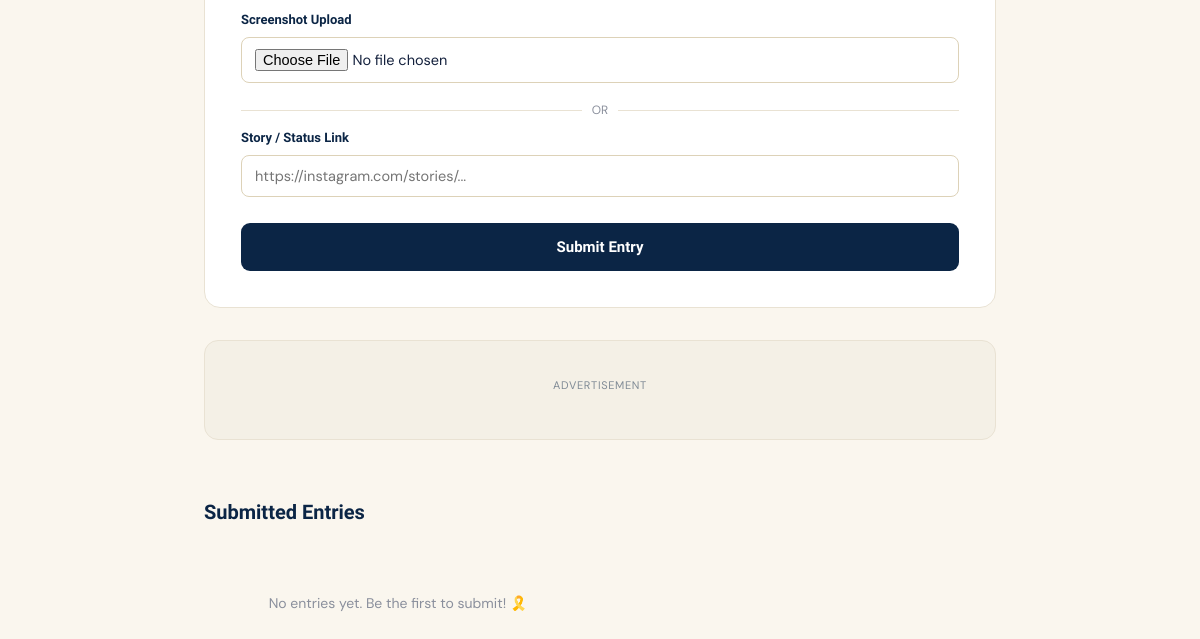
Before: /ai-rakhi-challenge/submit/ (lower part) with the older database file.
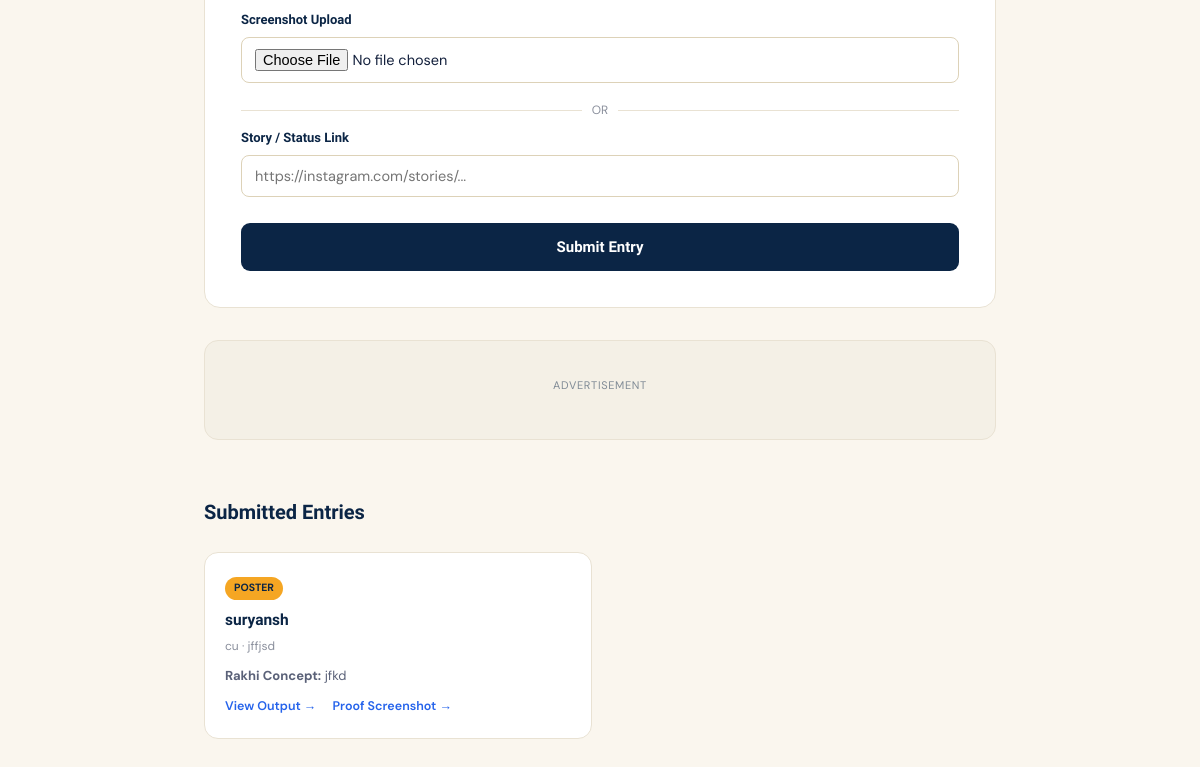
After: the same page with the newer database file.
### listings/models.py (models this page shows, shortened)
class RakhiSubmission(models.Model):
    OUTPUT_CHOICES = [
        ('poster', 'Poster'),
        ('reel', '30-sec Reel'),
        ('image', 'Room / Rakhi Image Concept'),
        ('mini_ad', 'Mini Advertisement'),
    ]
    name = models.CharField(max_length=150)
    college = models.CharField(max_length=200, blank=True)
    instagram_handle = models.CharField(max_length=100, blank=True)
    gemini_prompt = models.TextField(help_text="Exact Gemini prompt used")
    room_summary = models.TextField(help_text="Perfect room design summary")
    rakhi_concept = models.TextField(help_text="Rakhi surprise concept")
    output_type = models.CharField(max_length=20, choices=OUTPUT_CHOICES)
    output_file = CloudinaryField('output_file', resource_type='auto', blank=True, null=True)
    output_link = models.URLField(max_length=500, blank=True)
    proof_screenshot = CloudinaryField('proof_screenshot', resource_type='auto', blank=True, null=True)
    proof_link = models.URLField(
        max_length=500, blank=True,
        help_text="Instagram story highlight / WhatsApp status link, agar abhi bhi live hai"
    )
    submitted_at = models.DateTimeField(auto_now_add=True)
    class Meta:
        ordering = ['-submitted_at']

### zameen/views.py (the view, shortened to what this page needs)
# urls.py: path('ai-rakhi-challenge/submit/', views.rakhi_submit, name='rakhi_submit'),
def rakhi_submit(request):
    entries = RakhiSubmission.objects.all()[:200]
    return render(request, 'rakhi_submit.html', {'entries': entries})

### templates/rakhi_submit.html (shortened to what this page needs)
<!DOCTYPE html>
<html lang="en">
<head>
</head>
<body>
<div class="wrap">
  <form class="form-card" method="post" action="" enctype="multipart/form-data" id="entryForm">
    <div class="field">
      <label>Screenshot Upload</label>
      <input type="file" name="s_proof_screenshot" accept="image/*">
    </div>
    <div class="or-divider">OR</div>
    <div class="field">
      <label>Story / Status Link</label>
      <input type="url" name="s_proof_link" placeholder="https://instagram.com/stories/...">
    </div>
    <button type="submit" class="submit-btn" id="submitBtn">Submit Entry</button>
  </form>
  <div class="ad-slot">
    <div class="ad-box">
      <span class="ad-label">Advertisement</span>
    </div>
  </div>
  <div class="entries-head">
    <h2 style="font-family:'Sora',sans-serif; font-size:20px; color:#0b2545;">Submitted Entries</h2>
  </div>
  <div class="entries-list">
    {% for entry in entries %}
      <div class="entry-card">
        <span class="fmt-tag">{{ entry.get_output_type_display }}</span>
        <h4>{{ entry.name }}</h4>
        <div class="meta">{{ entry.college }}{% if entry.instagram_handle %} · {{ entry.instagram_handle }}{% endif %}</div>
        <p><strong>Rakhi Concept:</strong> {{ entry.rakhi_concept|truncatechars:100 }}</p>
        <div>
          {% if entry.output_file %}<a href="{{ entry.output_file.url }}" target="_blank" rel="noopener">View Output →</a>{% endif %}
          {% if entry.proof_screenshot %}<a href="{{ entry.proof_screenshot.url }}" target="_blank" rel="noopener">Proof Screenshot →</a>{% endif %}
        </div>
      </div>
    {% empty %}
      <div class="empty-state">No entries yet. Be the first to submit! 🎗️</div>
    {% endfor %}
  </div>
</div>
</body>
</html>

### templates/rakhi_submit.html (style rules this page uses)
* { box-sizing:border-box; margin:0; padding:0; }
body { font-family:'DM Sans',sans-serif; background:#faf6ee; color:#14213d; line-height:1.6; }
.wrap { max-width:840px; margin:0 auto; padding:50px 24px 90px; }
.form-card { background:#fff; border:1px solid #e9e2d3; border-radius:16px; padding:36px; }
.field { margin-bottom:18px; }
.field label { display:block; font-family:'Sora',sans-serif; font-weight:600; font-size:13px; color:#0b2545; margin-bottom:6px; }
.field input, .field textarea, .field select { width:100%; padding:11px 13px; border:1.5px solid #ddd2b8; border-radius:8px; font-size:14.5px; font-family:'DM Sans',sans-serif; }
.or-divider { display:flex; align-items:center; gap:10px; color:#8a8f9c; font-size:12px; margin:8px 0; }
.or-divider::before, .or-divider::after { content:''; flex:1; height:1px; background:#e9e2d3; }
.submit-btn { width:100%; margin-top:8px; background:#0b2545; color:#fff; font-family:'Sora',sans-serif; font-weight:700; font-size:15px; padding:15px; border:none; border-radius:9px; cursor:pointer; }
.entries-head { display:flex; align-items:center; justify-content:space-between; margin:56px 0 24px; }
.entries-list { display:grid; grid-template-columns:repeat(auto-fill,minmax(260px,1fr)); gap:16px; }
.entry-card { background:#fff; border:1px solid #e9e2d3; border-radius:14px; padding:20px; }
.entry-card h4 { font-family:'Sora',sans-serif; font-size:15.5px; color:#0b2545; margin-bottom:4px; }
.entry-card .meta { font-size:12px; color:#8a8f9c; margin-bottom:10px; }
.entry-card .fmt-tag { display:inline-block; font-size:10.5px; font-weight:700; text-transform:uppercase; background:#f5a623; color:#0b2545; padding:3px 9px; border-radius:20px; margin-bottom:8px; }
.entry-card p { font-size:13px; color:#5a6178; margin-bottom:6px; }
.entry-card a { font-size:12.5px; color:#2563eb; font-weight:600; text-decoration:none; margin-right:12px; }
.ad-slot { margin:32px 0; display:flex; flex-direction:column; align-items:center; justify-content:center; }
.ad-slot .ad-box { width:100%; min-height:100px; background:#f4f0e6; border:1px solid #e9e2d3; border-radius:14px; display:flex; flex-direction:column; align-items:center; justify-content:center; padding:14px; overflow:hidden; }
.ad-slot .ad-label { font-size:11px; color:rgba(11,37,69,.5); text-transform:uppercase; letter-spacing:.06em; margin-bottom:8px; }

Changed rows visible on the page:
added RakhiSubmission: output_type "POSTER", name "suryansh", college "cu", instagram_handle "jffjsd", rakhi_concept "jfkd"
Other visible differences:
text no longer shown: "No entries yet. Be the first to submit! 🎗️"
